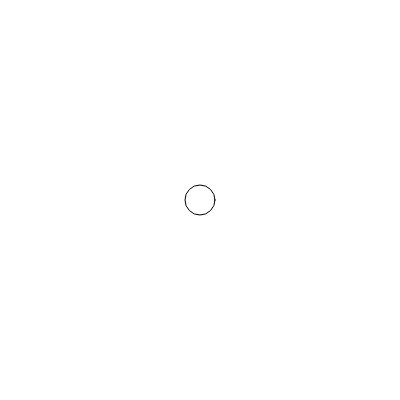
Frame 1 (no input)
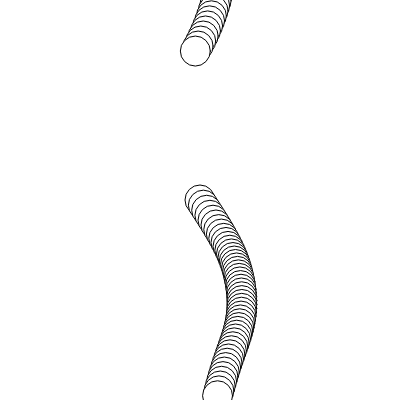
Frame 60 (no input)
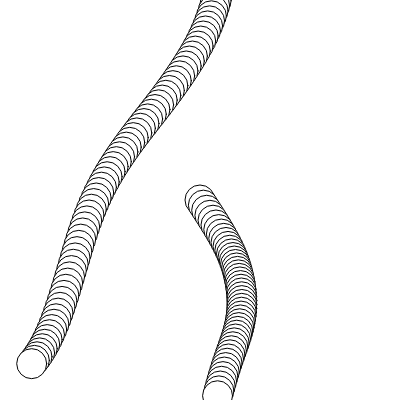
Frame 120 (the mouse pressed at the canvas centre since frame 60)

The p5.js sketch that drew these frames (run headless with seeded random() and noise() and a simulated clock; from frame 60 on, the mouse is pressed at the canvas centre):

// p5.js sketch
// ── sketch.js
function Walker ( x, y )
{
    this.x = x;
    this.y = y;

    this.draw = function ()
    {
        circle ( this.x, this.y, 30 );
    };

    this.step = function ( t )
    {
        this.x += map ( noise ( t ), 0, 1, -10, 10 );
        this.y += map ( noise ( t + 10000 ), 0, 1, -10, 10 );

        this.x = ( this.x + width ) % width;
        this.y = ( this.y + height ) % height;
    };
}

let t = 0;
let walker = new Walker ( 200, 200 );

function setup() 
{
    createCanvas(400, 400);
}

function draw() 
{
    walker.draw ();
    
    t += 0.01;

    walker.step ( t );
}
